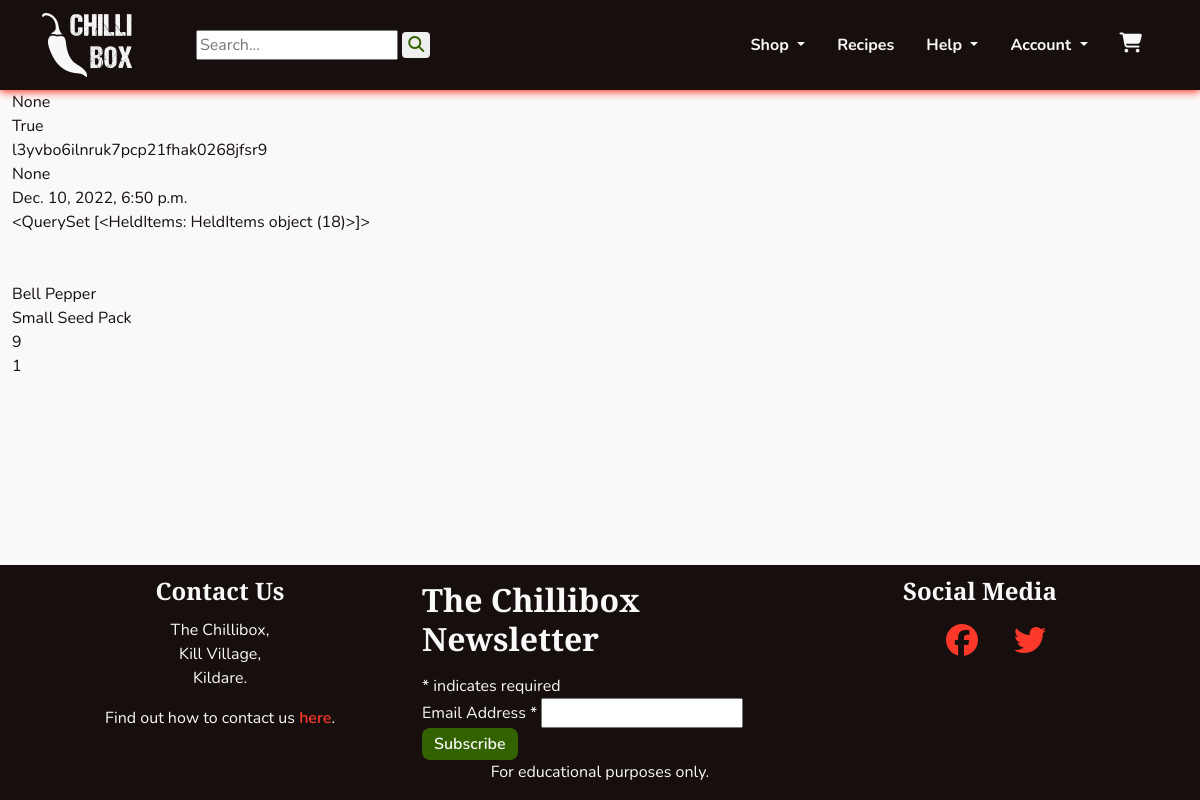
Page /cart/view_held/ on the earlier database version.
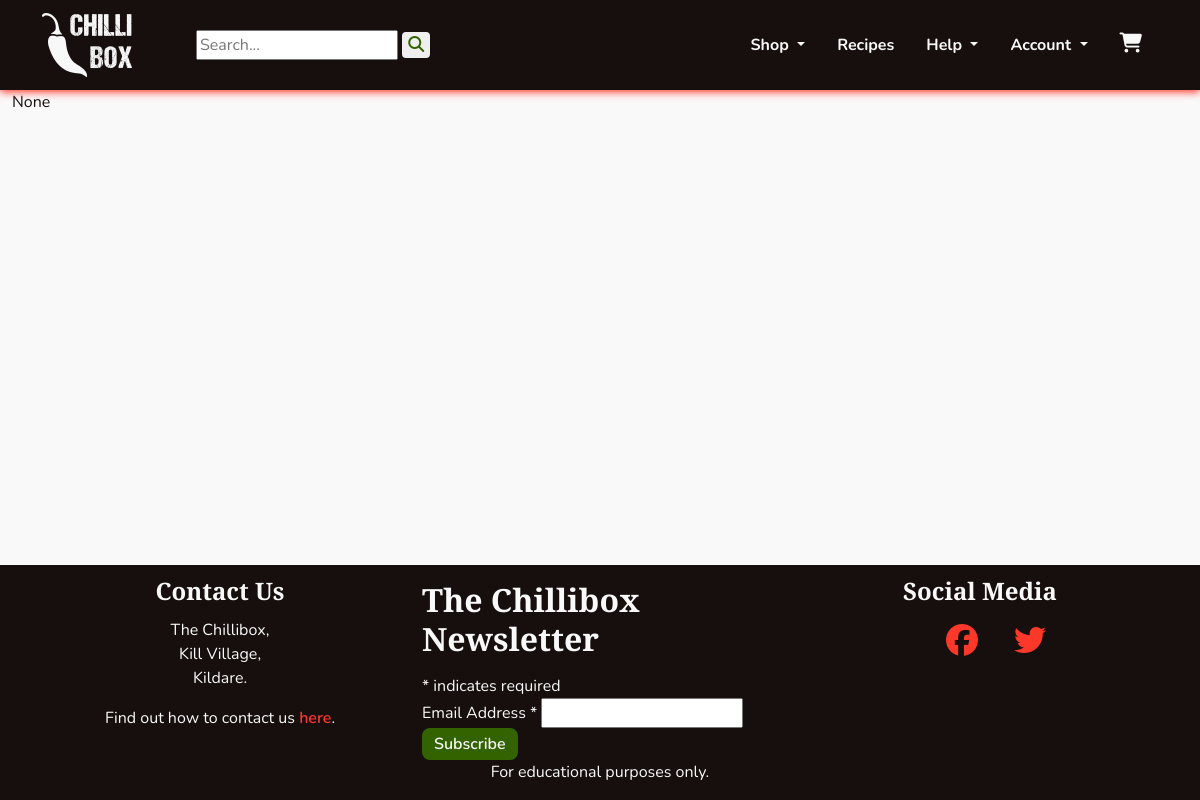
Same page on the later database version.
### cart/models.py (models this page shows, shortened)
class HeldCart(models.Model):
    cart_key = models.CharField(max_length=80)
    owner = models.ForeignKey(User, on_delete=models.SET_NULL, null=True,
                              blank=True)
    hold_time_start = models.DateTimeField(auto_now=True)
    def check_time(self):
        time_passed = (timezone.now() - self.hold_time_start)
        return (time_passed.total_seconds() / 60.0) > settings.CART_HOLD_TIME_MINUTES  # noqa

class HeldItems(models.Model):
    cart = models.ForeignKey(HeldCart, on_delete=models.CASCADE,
                             related_name='held_items')
    product = models.ForeignKey(Product, on_delete=models.CASCADE)
    variant = models.ForeignKey(Variant, on_delete=models.CASCADE,
                                related_name='held_stock')
    qty = models.PositiveIntegerField(default=0)
    added_on = models.DateTimeField(auto_now=True)

### products/models.py (models this page shows, shortened)
class Product(models.Model):
    category = models.ForeignKey(Category, on_delete=models.SET_NULL,
                                 null=True, blank=True, related_name='product')
    subcategory = models.CharField(max_length=8, choices=SUBCATEGORIES,
                                   blank=True)
    name = models.CharField(max_length=255)
    slug = models.SlugField()
    description = models.TextField(null=True, blank=True,
                                   help_text='Include a description for the \
                                   product\'s page.')
    excerpt = models.TextField(null=True, blank=True, help_text='Include a \
                               brief summary of the product.')
    ingredients = models.CharField(max_length=140, null=True, blank=True,
                                   help_text='For sauces, please include the \
                                   ingredients.')
    growth_time = models.CharField(max_length=140, null=True, blank=True,
                                   help_text='For seeds, please include the \
                                   growth time to maturity.')
    heat_level = models.CharField(max_length=140, null=True, blank=True,
                                  help_text='In scovilles or more generally \
                                  (eg \'hot\') where appropriate.')
    origin = models.CharField(max_length=80, null=True, blank=True,
                              help_text='Origin of the seeds.')
    box_contents = models.ManyToManyField('self', blank=True, help_text='Add \
                                          products for seed and sauce boxes.')
    image = models.ImageField(upload_to='uploads/', null=True, blank=True)
    thumbnail = models.ImageField(upload_to='uploads/', null=True, blank=True,
                                  help_text='If not added, will be \
                                  auto-generated from image.')
    added_on = models.DateField(auto_now_add=True)
    class Meta:
        ordering = ('name',)
        get_latest_by = ('added_on',)
    def __str__(self):
        return self.name

class Variant(models.Model):
    product = models.ForeignKey(Product, on_delete=models.CASCADE,
                                related_name='variants')
    size = models.CharField(max_length=80)
    price = models.DecimalField(max_digits=5, decimal_places=2)
    current_stock = models.PositiveIntegerField(default=0,
                                                help_text='Default is 0.')
    in_stock = models.BooleanField(default=False,
                                   help_text='Updates when current stock \
                                   updated.')
    class Meta:
        verbose_name_plural = 'Variants'
    def __str__(self):
        return self.size

### cart/views.py (the view)
# urls.py: path('view_held/', views.ViewHeld.as_view())
class ViewHeld(View):
    def get(self, request):
        session_key = request.session.session_key
        held_items = HeldCart.objects.all()
        template_name = 'cart/view_held.html'
        context = {
            'held_items': held_items,
            'session_key': session_key,
            }
        return render(request, template_name, context)

### cart/templates/cart/view_held.html (shortened to what this page needs)
{% extends 'base.html' %}
{% block content %}
{{ session_key }}
<br>
{% for held_cart in held_items %}
{{ held_cart.check_time }}
<br>
{{ held_cart.cart_key }}
<br>
{{ held_cart.owner }}
<br>
{{ held_cart.hold_time_start }}
<br>
{{ held_cart.held_items.all }}
<br>
<br>
<br>
{% for item in held_cart.held_items.all %}
{{ item.product }}
<br>
{{ item.variant }}
<br>
{{ item.variant.id }}
<br>
{{ item.qty }}
<br>
{% endfor %}
{% endfor %}
{% endblock %}

### templates/base.html (shortened to what this page needs)
{% load static %}
<!DOCTYPE html>
<html lang="en">
    <head>
        <link href="https://cdn.jsdelivr.net/npm/bootstrap@5.1.3/dist/css/bootstrap.min.css" rel="stylesheet">
        <link href="//cdn-images.mailchimp.com/embedcode/classic-071822.css" rel="stylesheet" type="text/css">
        <link rel="stylesheet" href="{% static 'css/style.css' %}">
    </head>
    <body class="d-flex flex-column h-100">
        {% include 'includes/header.html' %}
        <main class="container-fluid mb-5">
            {% block content %}
            {% endblock content %}
        </main>
        {% include 'includes/footer.html' %}
    </body>
</html>

### templates/includes/header.html (shortened to what this page needs)
{% load static %}
<header>
    <nav id="navbar" class="navbar navbar-expand-lg">
        <div class="container-sm d-flex justify-content-between">
            <a class="navbar-brand" href="{% url 'home:index' %}" aria-label="Go to home page"><img width="90"
                    height="64" src="{% static 'images/chilli-logo-white.png' %}" alt="The Chillibox Logo"></a>
            <form class="ms-md-5" action="{% url 'products:search_results' %}" method="GET">
                <input name="q" type="text" placeholder="Search...">
                <button type="submit" class="chilli-link rounded"><i class="fa-solid fa-magnifying-glass"></i></button>
            </form>
            <div class="collapse navbar-collapse" id="navbarSupportedContent">
                <ul class="navbar-nav ms-auto mb-2 mb-lg-0">
                    <li class="nav-item dropdown">
                        <a class="navbar-links dropdown-toggle" href="#" role="button" data-bs-toggle="dropdown"
                            aria-expanded="false">
                            Shop
                        </a>
                    </li>
                    <li class="nav-item">
                        <a class="navbar-links" href="{% url 'recipes:recipes_list' %}">Recipes</a>
                    </li>
                    <li class="nav-item dropdown">
                        <a class="navbar-links dropdown-toggle" href="#" role="button" data-bs-toggle="dropdown"
                            aria-expanded="false">
                            Help
                        </a>
                    </li>
                    <li class="nav-item dropdown">
                        <a class="navbar-links dropdown-toggle" href="#" role="button" data-bs-toggle="dropdown"
                            aria-expanded="false">
                            Account
                        </a>
                    </li>
                </ul>
                <a class="navbar-links" data-bs-toggle="offcanvas" href="#theCart" role="button"
                    aria-controls="offcanvasExample">
                    <i class="fa-solid fa-cart-shopping big">
                    </i>
                </a>
            </div>
        </div>
    </nav>
</header>

### cart/templates/cart/cart_canvas.html (shortened to what this page needs)
{% load static %}

### templates/includes/footer.html (shortened to what this page needs)
<footer class="footer mt-auto">
    <div class="container-md">
        <div class="row">
            <div class="col-md-4 text-center">
                <h2 class="footer-headings">Contact Us</h2>
                <p>
                    The Chillibox,<br>
                    Kill Village,<br>
                    Kildare.
                </p>
                <p>
                    Find out how to contact us <a class="chilli-link-alt" href="{% url 'home:contact' %}">here</a>.
                </p>
            </div>
            <div class="col-md-4">
                <link href="//cdn-images.mailchimp.com/embedcode/classic-071822.css" rel="stylesheet" type="text/css">
                <div id="mc_embed_signup">
                    <form
                        action="https://gmail.us18.list-manage.com/subscribe/post?u=a555a78c1c0e0713634b8751c&amp;id=1946d67f26&amp;f_id=007527e7f0"
                        method="post" id="mc-embedded-subscribe-form" name="mc-embedded-subscribe-form" class="validate"
                        target="_blank" novalidate>
                        <div id="mc_embed_signup_scroll">
                            <h2>The Chillibox Newsletter</h2>
                            <div class="indicates-required"><span class="asterisk">*</span> indicates required</div>
                            <div class="mc-field-group">
                                <label for="mce-EMAIL">Email Address <span class="asterisk">*</span>
                                </label>
                                <input type="email" value="" name="EMAIL" class="required email" id="mce-EMAIL"
                                    required>
                            </div>
                            <div class="optionalParent">
                                <div>
                                    <input type="submit" value="Subscribe" name="subscribe" id="mc-embedded-subscribe"
                                        class="chilli-btn chilli-go border-0">
                                </div>
                            </div>
                        </div>
                    </form>
                </div>
            </div>
            <div class="col-md-4 text-center">
                <h2 class="footer-headings">Social Media</h2>
                <a class="chilli-link-alt footer-socials" href="https://facebook.com" target="_blank" rel="noopener"
                    aria-label="Find us on Facebook (opens in new tab)"><i class="fa-brands fa-facebook"></i></a>
                <a class="chilli-link-alt footer-socials" href="https://twitter.com" target="_blank" rel="noopener"
                    aria-label="Find us on Twitter (opens in new tab)"><i class="fa-brands fa-twitter"></i></a>
            </div>
        </div>
        <div class="row text-center">
            <p>For educational purposes only.</p>
        </div>
    </div>
</footer>

### static/css/style.css (style rules this page uses)
:root { --site-white: #faf9f9; --site-black: #160f0e; --site-grey: #6b6363; --site-red: #fc382a; --site-dark-red:#bd0000; --site-green: #568729; --site-dark-green: #326300; --site-text-bg: rgba(49, 99, 0, 0.2); --site-car-bg: rgba(245, 241, 238, 0.61); }
html { height: 100%; }
body { font-family: "Nunito", sans-serif; color: var(--site-black); font-size: 1rem; background: var(--site-white); }
h1, h2, h3, h4 { font-family: "Merriweather Sans", "Nunito", sans-serif; font-weight: 900; margin-top: 0.5em; margin-bottom: 0.5em; }
.big { font-size: 1.25rem; }
button { border: none; }
ul { padding: 0; }
li { list-style: none; }
a { text-decoration: none; }
.navbar-links { cursor: pointer; display: inline-block; padding: 0.25rem 0.5rem; color: var(--site-white); font-weight: 700; margin: 0.5em; transition: all 0.8s linear; }
.chilli-link { font-weight: 600; color: var(--site-dark-green); transition: all 0.2s linear; }
.chilli-link-alt { font-weight: 600; color: var(--site-red); transition: all 0.2s linear; }
.chilli-btn { padding: 0.25em 0.75em; font-weight: 600; color: var(--site-white); background-color: var(--site-black); border-radius: 8px; transition: all 0.2s linear; }
.chilli-go { background-color: var(--site-dark-green); }
#navbar { background-color: var(--site-black); color: var(--site-white); box-shadow: 0 2px 8px 0 var(--site-red); }
footer { background-color: var(--site-black); color: var(--site-white); }
.footer-headings { font-size: 1.5em; }
.footer-socials { font-size: 2em; padding-left: 1em; }
#mc_embed_signup { clear: left; }

Differences in the rows shown:
removed HeldCart: check_time "True", cart_key "l3yvbo6ilnruk7pcp21fhak0268jfsr9", owner "None", hold_time_start "Dec. 10, 2022, 6:50 p.m.", held_items.all "<QuerySet [<HeldItems: HeldItems object (18)>]>"
removed HeldItems: product "Bell Pepper", variant "Small Seed Pack", variant.id "9", qty "1"
